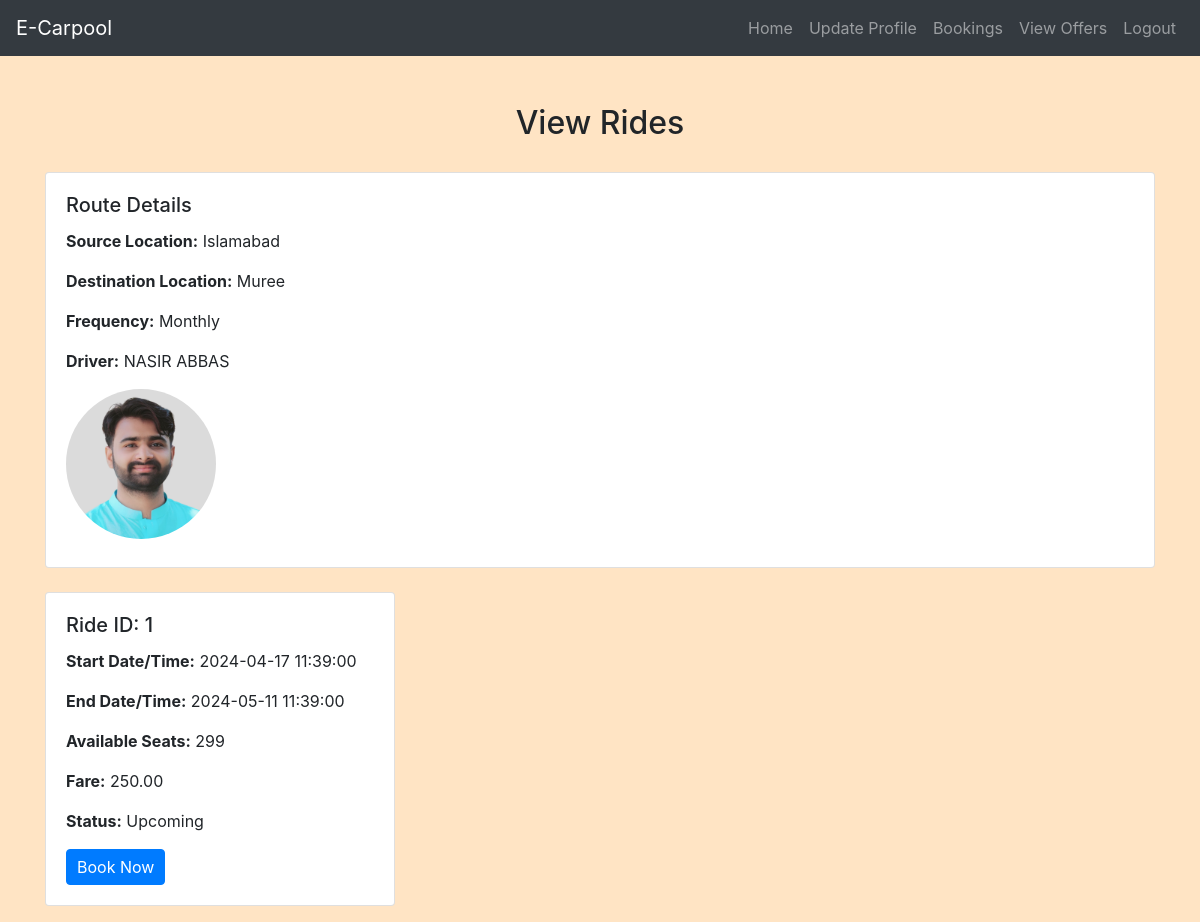
The page /passenger/view_rides.php?RouteID=1 (signed in) on the database its author committed.
### tables this page shows
CREATE TABLE `rides` (
  `RideID` int(11) NOT NULL,
  `DriverID` int(11) DEFAULT NULL,
  `RouteID` int(11) DEFAULT NULL,
  `StartDateTime` datetime DEFAULT NULL,
  `EndDateTime` datetime DEFAULT NULL,
  `AvailableSeats` int(11) DEFAULT NULL,
  `Fare` decimal(10,2) DEFAULT NULL,
  `Status` varchar(20) DEFAULT NULL
);

### passenger/view_rides.php (the view, shortened to what this page needs)
<?php
include('config.php');
$RouteID = $_GET['RouteID'];
$sql = "SELECT r.RouteID, r.SourceLocation, r.DestinationLocation, r.Frequency, u.full_name, u.profile_picture
        FROM routes r
        INNER JOIN Users u ON r.DriverID = u.id
        WHERE r.RouteID = ?";
$stmt = mysqli_prepare($conn, $sql);
mysqli_stmt_bind_param($stmt, "i", $RouteID);
mysqli_stmt_execute($stmt);
mysqli_stmt_bind_result($stmt, $RouteID, $SourceLocation, $DestinationLocation, $Frequency, $DriverName, $DriverProfilePicture);
$sql = "SELECT RideID, StartDateTime, EndDateTime, AvailableSeats, Fare, Status FROM rides WHERE RouteID = ?";
$stmt = mysqli_prepare($conn, $sql);
mysqli_stmt_bind_param($stmt, "i", $RouteID);
mysqli_stmt_execute($stmt);
mysqli_stmt_bind_result($stmt, $RideID, $StartDateTime, $EndDateTime, $AvailableSeats, $Fare, $Status);
$rides = [];
while (mysqli_stmt_fetch($stmt)) {
    $rides[] = [
        "RideID" => $RideID,
        "StartDateTime" => $StartDateTime,
        "EndDateTime" => $EndDateTime,
        "AvailableSeats" => $AvailableSeats,
        "Fare" => $Fare,
        "Status" => $Status
    ];
}
?>
<!DOCTYPE html>
<html lang="en">
<head>
    <link rel="stylesheet" href="https://maxcdn.bootstrapcdn.com/bootstrap/4.5.2/css/bootstrap.min.css">
    <link rel="stylesheet" href="./css/style.css">
</head>
<body>
<?php include('navbar.php'); ?>
<div class="container mt-5">
    <h2>View Rides</h2>
    <div class="card mb-4">
        <div class="card-body">
            <h5 class="card-title">Route Details</h5>
            <p><strong>Source Location:</strong> <?php echo $SourceLocation; ?></p>
            <p><strong>Destination Location:</strong> <?php echo $DestinationLocation; ?></p>
            <p><strong>Frequency:</strong> <?php echo $Frequency; ?></p>
            <p><strong>Driver:</strong> <?php echo $DriverName; ?></p>
            <img src="../driver/<?php echo $DriverProfilePicture; ?>" alt="Driver Profile Picture" class="img-fluid mb-2 driver-profile-picture">
        </div>
    </div>
    <div class="row">
        <?php foreach ($rides as $ride): ?>
            <div class="col-md-4">
                <div class="card mb-3">
                    <div class="card-body">
                        <h5 class="card-title">Ride ID: <?php echo $ride['RideID']; ?></h5>
                        <p><strong>Start Date/Time:</strong> <?php echo $ride['StartDateTime']; ?></p>
                        <p><strong>End Date/Time:</strong> <?php echo $ride['EndDateTime']; ?></p>
                        <p><strong>Available Seats:</strong> <?php echo $ride['AvailableSeats']; ?></p>
                        <p><strong>Fare:</strong> <?php echo $ride['Fare']; ?></p>
                        <p><strong>Status:</strong> <?php echo $ride['Status']; ?></p>
                        <?php if ($ride['Status'] === "Upcoming"): ?>
                            <a href="book_ride.php?RideID=<?php echo $ride['RideID']; ?>" class="btn btn-primary">Book Now</a>
                        <?php endif; ?>
                    </div>
                </div>
            </div>
        <?php endforeach; ?>
    </div>
</div>
</body>
</html>

### passenger/css/style.css (style rules this page uses)
body { background-color: bisque; }
h1, h2, h3, h4 { text-align: center; margin-top: 30px; margin-bottom: 30px; }
.btn-primary { padding: 5px 10px; }

### passenger/view_rides.php (style rules this page uses)
.driver-profile-picture { width: 150px; height: 150px; object-fit: cover; border-radius: 50%; }

### rows shown on the page
rides: RideID "1", StartDateTime "2024-04-17 11:39:00", EndDateTime "2024-05-11 11:39:00", AvailableSeats "299", Fare "250.00", Status "Upcoming"

### other values the page prints
$SourceLocation "Islamabad"
$DestinationLocation "Muree"
$Frequency "Monthly"
$DriverName "NASIR ABBAS"
